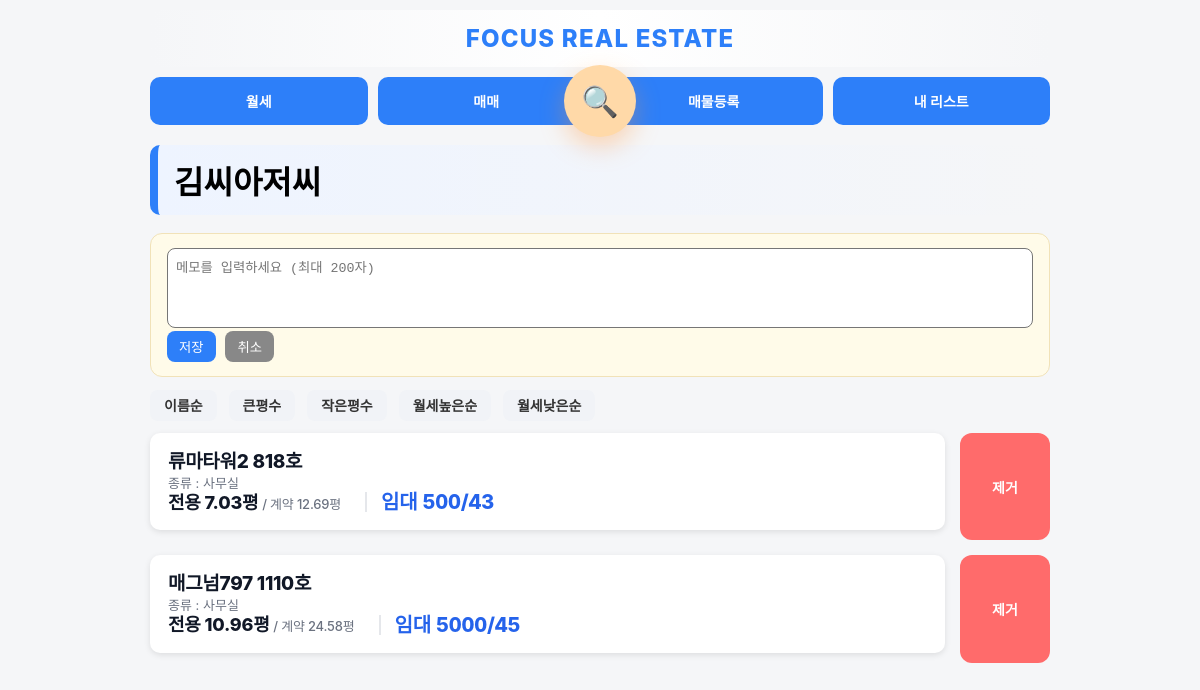
The page /collections/1 (signed in) on the database its author committed.
### app.py (models this page shows)
class Collection(db.Model):
    id = db.Column(db.Integer, primary_key=True)
    title = db.Column(db.String(200))
    memo = db.Column(db.String(200))
    created_at = db.Column(db.String(50))

class Property(db.Model):
    status = db.Column(db.String(20), default='available')
    property_type = db.Column(db.String(50))
    id = db.Column(db.Integer, primary_key=True)
    building_name = db.Column(db.String(200))
    exclusive_area = db.Column(db.Float)
    contract_area = db.Column(db.Float)
    deposit = db.Column(db.Integer)
    rent = db.Column(db.Integer)
    sale_price = db.Column(db.Integer)
    category = db.Column(db.String(20))
    status = db.Column(db.String(20), default='available')
    private_memo = db.Column(db.Text)

### app.py (the view, shortened to what this page needs)
@app.route("/collections/<int:id>")
@login_required
def collection_detail(id):
    collection = Collection.query.get(id)
    sort = request.args.get("sort", "")
    items = CollectionItem.query.filter_by(collection_id=id).all()
    properties = []
    for item in items:
        p = Property.query.get(item.property_id)
        if p:
            p.collection_item_id = item.id
            properties.append(p)
    if sort == "name":
        properties = sorted(properties, key=lambda x: x.building_name)
    elif sort == "area_desc":
        properties = sorted(properties, key=lambda x: x.exclusive_area, reverse=True)
    elif sort == "area_asc":
        properties = sorted(properties, key=lambda x: x.exclusive_area)
    elif sort == "rent_desc":
        properties = sorted(properties, key=lambda x: x.rent, reverse=True)
    elif sort == "rent_asc":
        properties = sorted(properties, key=lambda x: x.rent)
    thumb_map = {}
    for img in PropertyImage.query.order_by(PropertyImage.id.desc()).all():
        if img.property_id not in thumb_map:
            thumb_map[img.property_id] = []
        if len(thumb_map[img.property_id]) < 2:
            thumb_map[img.property_id].append(img.file_path)
    return render_template(
        "collection_detail.html",
        collection=collection,
        properties=properties,
        sort=sort,
        thumb_map=thumb_map,
        format_sale_price_korean=format_sale_price_korean
    )

### app.py (called while the page is built)
@login_manager.user_loader
def load_user(user_id):
    return User.query.get(int(user_id))

### templates/collection_detail.html (shortened to what this page needs)
{% extends "base.html" %}
{% block content %}
<div class="section-title">{{ collection.title }}</div>
<div class="memo-card">
    <div id="memo-edit" {% if collection.memo %}style="display:none"{% endif %}>
        <textarea id="memo-input" class="memo-input" maxlength="200"
placeholder="메모를 입력하세요 (최대 200자)">{{ collection.memo or '' }}</textarea>
        <div class="memo-actions">
            <button onclick="saveMemo()">저장</button>
            <button onclick="cancelMemo()">취소</button>
        </div>
    </div>
</div>
<div class="sort-bar">
    <a href="?sort=name">이름순</a>
    <a href="?sort=area_desc">큰평수</a>
    <a href="?sort=area_asc">작은평수</a>
    <a href="?sort=rent_desc">월세높은순</a>
    <a href="?sort=rent_asc">월세낮은순</a>
</div>
<div class="list-detail-container">
{% for p in properties %}
<div class="detail-row">
    <div class="card property-card {{ p.property_type }}" onclick="location.href='/property/{{ p.id }}?from_collection_id={{ collection.id }}'">
    <div class="card-left">
        <div class="title">{{ p.building_name }}</div>
        <div class="detail">
            종류 : {{ p.property_type }}
        </div>
        <div class="detail-line">
            <div class="area-text">
                <span class="area-main">전용 {{ p.exclusive_area }}평</span>
                <span class="area-sub"> / 계약 {{ p.contract_area }}평</span>
            </div>
            <span class="price-inline">
                {% if p.category == "매매" %}
                    매매 {{ format_sale_price_korean(p.sale_price) }}
                {% else %}
                    임대 {{ p.deposit }}/{{ p.rent }}
                {% endif %}
            </span>
        </div>
    </div>
</div>
    <div class="remove-wrap mobile-hide-remove" onclick="event.stopPropagation();">
    <a href="{{ url_for('remove_from_collection', collection_id=collection.id, property_id=p.id) }}" class="remove-btn">
        제거
    </a>
</div>
</div>
{% endfor %}
</div>
{% endblock %}

### templates/base.html (style rules this page uses)
body { font-size: 14px; }
.card-left { flex: 1; }
body { font-family: "Pretendard", -apple-system, BlinkMacSystemFont, "Segoe UI", Roboto, sans-serif; margin: 0; padding: 0; background: #f5f6f8; }
.card { background: white; padding: 12px; border-radius: 10px; margin-bottom: 10px; box-shadow: 0 2px 6px rgba(0,0,0,0.1); }
.property-card .title { font-weight: bold; font-size: 15px; margin-bottom: 2px; line-height: 1.15; }
.property-card .detail { font-size: 13px; margin-bottom: 1px; color: #444; line-height: 1.15; }
.property-card { flex:1; display:flex; transition: transform 0.18s ease, box-shadow 0.18s ease; cursor: pointer; }
.property-card .card-left { display:flex; flex-direction:column; justify-content:center; }
.property-card { background: #ffffff; }
.detail-line { display:flex; align-items:flex-end; gap:10px; flex-wrap:nowrap; }
.area-text { font-size:18px; font-weight:800; color:#111827; line-height:1.05; letter-spacing:-0.2px; }
.detail-row { display:flex; gap:14px; align-items:center; justify-content:center; margin-top:14px; }
.detail-row > .card { display:flex; }
.detail-row { align-items:stretch; }
.property-card { height:100%; display:flex; }
.property-card .card-left { display:flex; flex-direction:column; justify-content:flex-start; }
.property-card .title { font-weight:800; font-size:19px; letter-spacing:-0.3px; color:#111827; }
.price-inline { font-weight:800; font-size:20px; letter-spacing:-0.2px; color:#2563eb; line-height:1; }
.price-inline { padding-left:14px; margin-left:14px; border-left:2px solid #e5e7eb; }
.price-inline, .property-card .price { font-variant-numeric: tabular-nums; }
.property-card .detail { font-size:13px; color:#6b7280; margin:1px 0; line-height:1.2; }
.property-card .detail-line { font-weight:500; }
.price-inline::before { opacity:0.7; }
.property-card { line-height:1.25; }
.area-main { font-weight:800; font-size:18px; color:#111827; }
.area-sub { font-weight:500; font-size:13px; color:#6b7280; }

### templates/collection_detail.html (style rules this page uses)
.section-title { font-size: 32px; font-weight: 900; margin-bottom: 18px; padding: 12px 16px; border-radius: 10px; background: linear-gradient(to right, #eef4ff, transparent); border-left: 8px solid #2d7ff9; }
.sort-bar { margin-bottom: 18px; }
.sort-bar a { margin-right: 8px; padding: 7px 14px; border-radius: 8px; background: #f1f3f7; text-decoration: none; color: #333; font-weight: 600; transition: 0.15s; }
.detail-row { display: flex; gap: 15px; align-items: stretch; margin-bottom: 15px; }
.property-card { flex: 3; padding: 18px 18px; display:flex; align-items:center; height:100%; }
.remove-wrap { display:flex; align-items:stretch; min-width:90px; }
.remove-btn { background:#ff6b6b; color:white; border-radius:10px; text-decoration:none; font-weight:bold; white-space:nowrap; transition:.15s; height:100%; display:flex; align-items:center; justify-content:center; padding:0 16px; }
.remove-btn { background: #ff6b6b; color: white; border-radius: 12px; text-decoration: none; font-weight: bold; transition: 0.15s; width:100%; height:auto; padding:12px 0; display:flex; align-items:center; justify-content:center; }
.memo-card { background: #fffbe9; border-radius: 12px; padding: 14px 16px; margin-bottom: 18px; border: 1px solid #f1e2b8; }
.memo-actions button { margin-right: 6px; padding: 6px 12px; border-radius: 8px; border: none; background: #2d7ff9; color: white; cursor: pointer; }
.memo-actions button:last-child { background: #888; }
.memo-card textarea { width: 100%; height: 80px; resize: none; border-radius: 8px; padding: 8px; box-sizing: border-box; }

### rows shown on the page
Collection: title "김씨아저씨"
Property: building_name "류마타워2 818호", property_type "사무실", exclusive_area "7.03", contract_area "12.69", deposit "500", rent "43"
Property: building_name "매그넘797 1110호", property_type "사무실", exclusive_area "10.96", contract_area "24.58", deposit "5000", rent "45"
